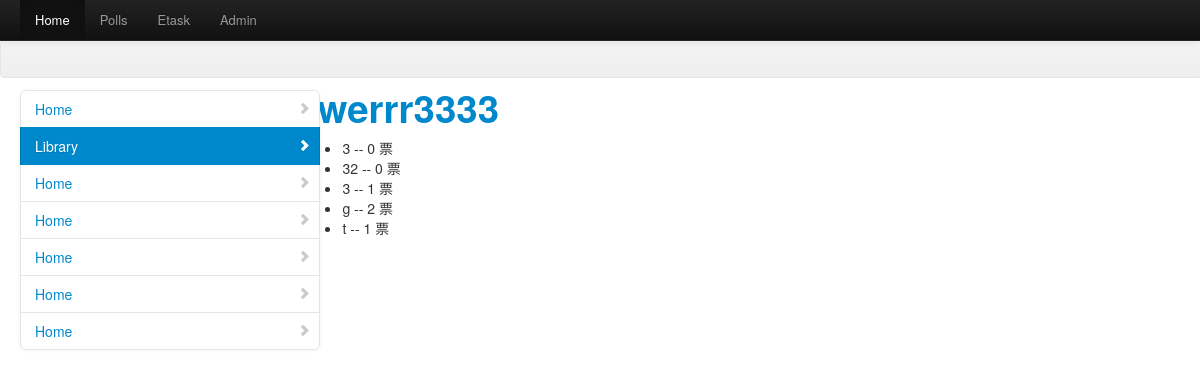
/polls/5/results/, run on an earlier commit of the app's database.
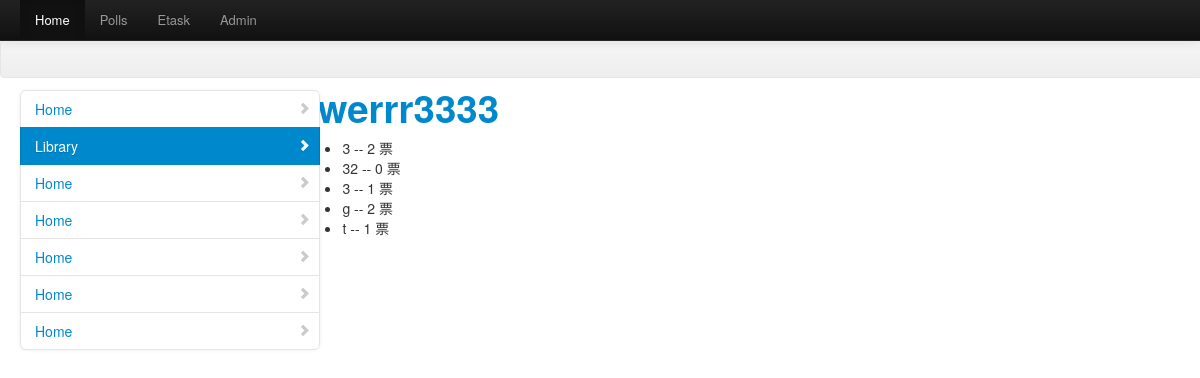
And on a later commit of the database.
### polls/models.py (models this page shows, shortened)
class Choice(models.Model):
    poll = models.ForeignKey(Poll)
    choice = models.CharField('选项', max_length=200)
    votes = models.IntegerField('票数')
    class Meta:
        verbose_name = '选项'
        verbose_name_plural = '选项信息'

### polls/views.py (the view)
# urls.py: url(r'^(?P<poll_id>\d+)/results/$', 'results'),
def results(request, poll_id):
    p = get_object_or_404(Poll, pk=poll_id)
    c = RequestContext(request, {
        'poll': p,
        })
    return render_to_response('polls/results.html', c)

### mydjango/templates/polls/results.html
{% extends "home/navbar-top.html" %}
{% block content %}
<h1><a href="/polls/">{{ poll.question }}</a></h1>
<ul>
{% for choice in poll.choice_set.all %}
    <li>{{ choice.choice }} -- {{ choice.votes }} 票</li>
{% endfor %}
</ul>
{% endblock %}

What changed in the data, as far as the page shows it:
changed Choice (number 1 of 5 on the later page): votes "0" → "2"
